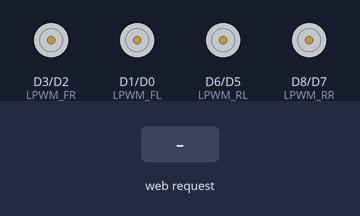
A sketch run on a simulated ESP8266 (NodeMCU). On the bench: motor-driver pin pairs drawn as motors (green arrow = first pin HIGH = forward, orange = second pin HIGH = backward, longer = more drive). Inputs (shaded band) come from the test bench. What the sketch prints to the serial monitor is not drawn.

Above: at 1.2 s.
1.3 s: HTTP request GET /F received
At 2.5 s:
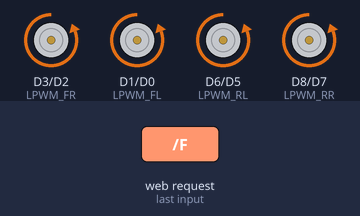
2.8 s: HTTP request GET /B received
At 3.6 s:
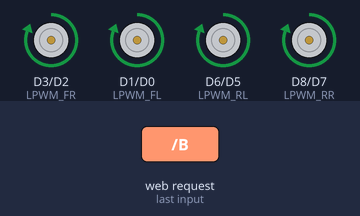
4.3 s: HTTP request GET /SL received
At 4.8 s:
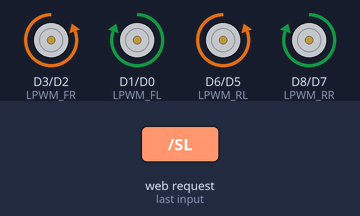
5.8 s: HTTP request GET /SR received
At 7.0 s:
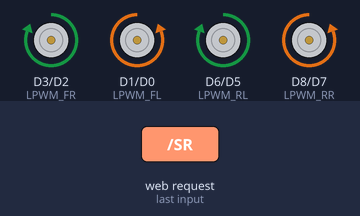
7.3 s: HTTP request GET /TL received
At 8.3 s:
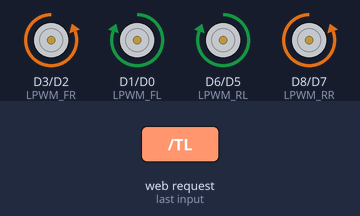
8.8 s: HTTP request GET /TR received
At 9.5 s:
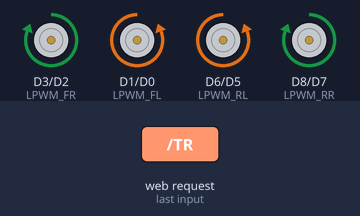
Timing chart, 0 to 11.3 s (numbered marks = the images above; inputs shaded):
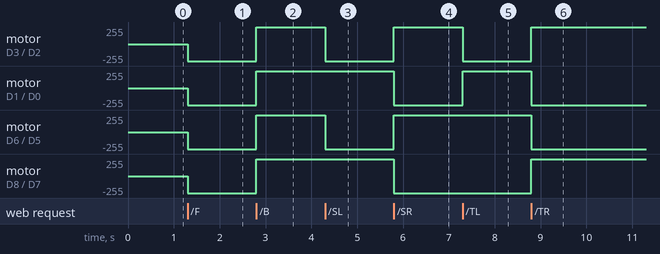

Measured:
- after the input at 1.3 s, motor on D3 (LPWM_FR) / D2 (RPWM_FR), motor on D1 (LPWM_FL) / D0 (RPWM_FL), motor on D6 (LPWM_RL) / D5 (RPWM_RL), motor on D8 (LPWM_RR) / D7 (RPWM_RR): stopped → backward 255/255 at once
- after the input at 2.8 s, motor on D3 (LPWM_FR) / D2 (RPWM_FR), motor on D1 (LPWM_FL) / D0 (RPWM_FL), motor on D6 (LPWM_RL) / D5 (RPWM_RL), motor on D8 (LPWM_RR) / D7 (RPWM_RR): backward 255/255 → forward 255/255 at once
- after the input at 4.3 s, motor on D3 (LPWM_FR) / D2 (RPWM_FR), motor on D6 (LPWM_RL) / D5 (RPWM_RL): forward 255/255 → backward 255/255 at once
- after the input at 5.8 s, motor on D3 (LPWM_FR) / D2 (RPWM_FR), motor on D6 (LPWM_RL) / D5 (RPWM_RL): backward 255/255 → forward 255/255 at once; motor on D1 (LPWM_FL) / D0 (RPWM_FL), motor on D8 (LPWM_RR) / D7 (RPWM_RR): forward 255/255 → backward 255/255 at once
- after the input at 7.3 s, motor on D3 (LPWM_FR) / D2 (RPWM_FR): forward 255/255 → backward 255/255 at once; motor on D1 (LPWM_FL) / D0 (RPWM_FL): backward 255/255 → forward 255/255 at once
- after the input at 8.8 s, motor on D3 (LPWM_FR) / D2 (RPWM_FR), motor on D8 (LPWM_RR) / D7 (RPWM_RR): backward 255/255 → forward 255/255 at once; motor on D1 (LPWM_FL) / D0 (RPWM_FL), motor on D6 (LPWM_RL) / D5 (RPWM_RL): forward 255/255 → backward 255/255 at once

The sketch:

nodeMECCANUMcar.ino
```cpp
#include <ESP8266WiFi.h>
#include <ESP8266WebServer.h>

// --- PIN DEFINITIONS ---
const int RPWM_FL = D0; const int LPWM_FL = D1;
const int RPWM_FR = D2; const int LPWM_FR = D3;
const int RPWM_RL = D5; const int LPWM_RL = D6;
const int RPWM_RR = D7; const int LPWM_RR = D8;

// Hotspot Credentials
const char* ssid = "Mecanum-Rover";
const char* password = "password123";

ESP8266WebServer server(80);

int motorSpeed = 800; // Speed (0-1023)

// --- HTML Dashboard ---
String html = "<html><head><meta name='viewport' content='width=device-width, initial-scale=1.0, maximum-scale=1.0, user-scalable=no'><style>"
"button{width:90px;height:90px;margin:10px;font-size:18px;border-radius:10px;background:#333;color:white;touch-action:manipulation;}"
"body{text-align:center;font-family:Arial;background:#f0f0f0;}"
".container{display:inline-block;max-width:400px;}</style></head><body>"
"<h1>Mecanum Control</h1><div class='container'>"
"<button onmousedown='f()' onmouseup='s()' ontouchstart='f()' ontouchend='s()'>UP</button><br>"
"<button onmousedown='sl()' onmouseup='s()' ontouchstart='sl()' ontouchend='s()'>S-LFT</button>"
"<button onmousedown='s()' ontouchstart='s()'>STOP</button>"
"<button onmousedown='sr()' onmouseup='s()' ontouchstart='sr()' ontouchend='s()'>S-RGT</button><br>"
"<button onmousedown='b()' onmouseup='s()' ontouchstart='b()' ontouchend='s()'>DOWN</button><br><br>"
"<button onmousedown='tl()' onmouseup='s()' ontouchstart='tl()' ontouchend='s()'>T-LFT</button>"
"<button onmousedown='tr()' onmouseup='s()' ontouchstart='tr()' ontouchend='s()'>T-RGT</button>"
"</div><script>"
"function send(p){fetch('/'+p);}"
"function f(){send('F');} function b(){send('B');} function sl(){send('SL');} function sr(){send('SR');}"
"function tl(){send('TL');} function tr(){send('TR');} function s(){send('S');}"
"</script></body></html>";

void setup() {
  Serial.begin(115200);

  pinMode(RPWM_FL, OUTPUT); pinMode(LPWM_FL, OUTPUT);
  pinMode(RPWM_FR, OUTPUT); pinMode(LPWM_FR, OUTPUT);
  pinMode(RPWM_RL, OUTPUT); pinMode(LPWM_RL, OUTPUT);
  pinMode(RPWM_RR, OUTPUT); pinMode(LPWM_RR, OUTPUT);
  stopRobot();

  WiFi.softAP(ssid, password);
  Serial.println("Hotspot Started: " + String(ssid));
  Serial.print("IP Address: "); Serial.println(WiFi.softAPIP());

  server.on("/", []() { server.send(200, "text/html", html); });
  server.on("/F",  []() { moveForward();  server.send(200); });
  server.on("/B",  []() { moveBackward(); server.send(200); });
  server.on("/SL", []() { slideLeft();    server.send(200); });
  server.on("/SR", []() { slideRight();   server.send(200); });
  server.on("/TL", []() { turnLeft();     server.send(200); });
  server.on("/TR", []() { turnRight();    server.send(200); });
  server.on("/S",  []() { stopRobot();    server.send(200); });

  server.begin();
}

void loop() {
  server.handleClient();
}

// --- MOTION LOGIC ---
void moveForward() {
  analogWrite(RPWM_FL, motorSpeed); analogWrite(LPWM_FL, 0);
  analogWrite(RPWM_FR, motorSpeed); analogWrite(LPWM_FR, 0);
  analogWrite(RPWM_RL, motorSpeed); analogWrite(LPWM_RL, 0);
  analogWrite(RPWM_RR, motorSpeed); analogWrite(LPWM_RR, 0);
}

void moveBackward() {
  analogWrite(RPWM_FL, 0); analogWrite(LPWM_FL, motorSpeed);
  analogWrite(RPWM_FR, 0); analogWrite(LPWM_FR, motorSpeed);
  analogWrite(RPWM_RL, 0); analogWrite(LPWM_RL, motorSpeed);
  analogWrite(RPWM_RR, 0); analogWrite(LPWM_RR, motorSpeed);
}

void slideLeft() {
  analogWrite(RPWM_FL, 0);          analogWrite(LPWM_FL, motorSpeed);
  analogWrite(RPWM_FR, motorSpeed); analogWrite(LPWM_FR, 0);
  analogWrite(RPWM_RL, motorSpeed); analogWrite(LPWM_RL, 0);
  analogWrite(RPWM_RR, 0);          analogWrite(LPWM_RR, motorSpeed);
}

void slideRight() {
  analogWrite(RPWM_FL, motorSpeed); analogWrite(LPWM_FL, 0);
  analogWrite(RPWM_FR, 0);          analogWrite(LPWM_FR, motorSpeed);
  analogWrite(RPWM_RL, 0);          analogWrite(LPWM_RL, motorSpeed);
  analogWrite(RPWM_RR, motorSpeed); analogWrite(LPWM_RR, 0);
}

void turnLeft() { // Tank Turn Left
  analogWrite(RPWM_FL, 0);          analogWrite(LPWM_FL, motorSpeed);
  analogWrite(RPWM_RL, 0);          analogWrite(LPWM_RL, motorSpeed);
  analogWrite(RPWM_FR, motorSpeed); analogWrite(LPWM_FR, 0);
  analogWrite(RPWM_RR, motorSpeed); analogWrite(LPWM_RR, 0);
}

void turnRight() { // Tank Turn Right
  analogWrite(RPWM_FL, motorSpeed); analogWrite(LPWM_FL, 0);
  analogWrite(RPWM_RL, motorSpeed); analogWrite(LPWM_RL, 0);
  analogWrite(RPWM_FR, 0);          analogWrite(LPWM_FR, motorSpeed);
  analogWrite(RPWM_RR, 0);          analogWrite(LPWM_RR, motorSpeed);
}

void stopRobot() {
  analogWrite(RPWM_FL, 0); analogWrite(LPWM_FL, 0);
  analogWrite(RPWM_FR, 0); analogWrite(LPWM_FR, 0);
  analogWrite(RPWM_RL, 0); analogWrite(LPWM_RL, 0);
  analogWrite(RPWM_RR, 0); analogWrite(LPWM_RR, 0);
}
```
